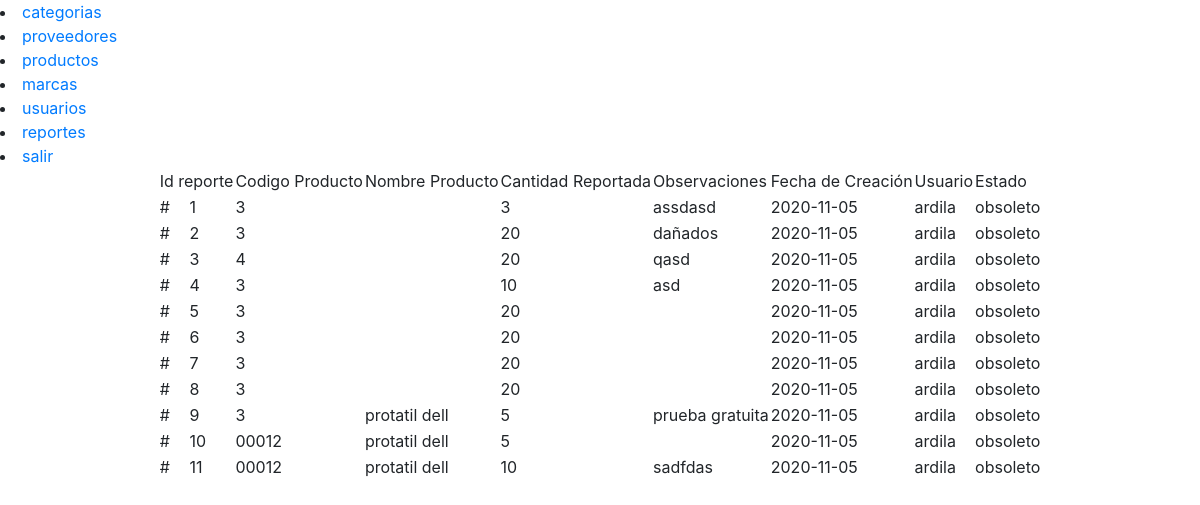
Screenshot of /codigo/pre_consultar_reportes.php (signed in) with the database file from the repository.
### tables this page shows
CREATE TABLE IF NOT EXISTS `ingresos_det` (
  `id_ing_det` int(5) NOT NULL AUTO_INCREMENT,
  `fecha_creacion` date NOT NULL,
  `usuario_creacion` varchar(11) NOT NULL,
  `cantidad` varchar(5) NOT NULL,
  `observacion` varchar(100) NOT NULL,
  `fk_id_estado` varchar(4) NOT NULL,
  `fk_id_producto` varchar(5) NOT NULL,
  `nombre_producto` varchar(25) NOT NULL,
  PRIMARY KEY (`id_ing_det`)
);

CREATE TABLE IF NOT EXISTS `estados` (
  `id_estado` int(5) NOT NULL AUTO_INCREMENT,
  `nombre_estado` varchar(20) NOT NULL,
  PRIMARY KEY (`id_estado`)
);

### codigo/pre_consultar_reportes.php (the view, shortened to what this page needs)
<!DOCTYPE html>
<html lang="en">
<head>
</head>
<body>
   <div id="banner">
    <?php
    include("banner_admin.php");
    ?>
   </div>
   <div id="body" align="center">
    <table>
    <tr>
        <td colspan="2">Id reporte</td>
        <td>Codigo Producto</td>
        <td>Nombre Producto</td>
        <td>Cantidad Reportada</td>
        <td>Observaciones</td>
        <td>Fecha de Creaci&oacute;n</td>
        <td>Usuario</td>
        <td>Estado</td>
    </tr>
    <?php
    include("conexion.php");
    $consulta="SELECT * FROM ingresos_det a INNER JOIN estados b ON a.fk_id_estado=b.id_estado";
    if(!$resultado=$db->query($consulta)){
    die('hay un error con la consulta o los datos no existen vuelve a comprobar !!![' . $db->error . ']');
    }
    while($fila=$resultado->fetch_assoc()){
        $bid_ing_det=stripslashes($fila['id_ing_det']);
        $bfk_id_producto=stripslashes($fila['fk_id_producto']);
        $bnombre_producto=stripslashes($fila['nombre_producto']);
        $bcantidad=stripslashes($fila['cantidad']);
        $bobservaciones=stripslashes($fila['observacion']);
        $bfecha_creacion=stripslashes($fila['fecha_creacion']);
        $busuario_creacion=stripslashes($fila['usuario_creacion']);
        $bnombre_estado=stripslashes($fila['nombre_estado']);
        echo "<tr>";
        echo "<td>#</td>";
        echo "<td class='id_prov'>$bid_ing_det</td>";
        echo "<td>$bfk_id_producto</td>";
        echo "<td>$bnombre_producto</td>";
        echo "<td>$bcantidad</td>";
        echo "<td>$bobservaciones</td>";
        echo "<td>$bfecha_creacion</td>";
        echo "<td>$busuario_creacion</td>";
        echo "<td>$bnombre_estado</td>";
        echo "</tr>";
    }
    ?>
 </table>
</div>
</body>
</html>

### rows the page displays
ingresos_det: id_ing_det "1", fk_id_producto "3", cantidad "3", observacion "assdasd", fecha_creacion "2020-11-05", usuario_creacion "ardila", estados.nombre_estado "obsoleto"
ingresos_det: id_ing_det "2", fk_id_producto "3", cantidad "20", observacion "dañados", fecha_creacion "2020-11-05", usuario_creacion "ardila", estados.nombre_estado "obsoleto"
ingresos_det: id_ing_det "3", fk_id_producto "4", cantidad "20", observacion "qasd", fecha_creacion "2020-11-05", usuario_creacion "ardila", estados.nombre_estado "obsoleto"
ingresos_det: id_ing_det "4", fk_id_producto "3", cantidad "10", observacion "asd", fecha_creacion "2020-11-05", usuario_creacion "ardila", estados.nombre_estado "obsoleto"
ingresos_det: id_ing_det "5", fk_id_producto "3", cantidad "20", fecha_creacion "2020-11-05", usuario_creacion "ardila", estados.nombre_estado "obsoleto"
ingresos_det: id_ing_det "6", fk_id_producto "3", cantidad "20", fecha_creacion "2020-11-05", usuario_creacion "ardila", estados.nombre_estado "obsoleto"
ingresos_det: id_ing_det "7", fk_id_producto "3", cantidad "20", fecha_creacion "2020-11-05", usuario_creacion "ardila", estados.nombre_estado "obsoleto"
ingresos_det: id_ing_det "8", fk_id_producto "3", cantidad "20", fecha_creacion "2020-11-05", usuario_creacion "ardila", estados.nombre_estado "obsoleto"
ingresos_det: id_ing_det "9", fk_id_producto "3", nombre_producto "protatil dell", cantidad "5", observacion "prueba gratuita", fecha_creacion "2020-11-05", usuario_creacion "ardila", estados.nombre_estado "obsoleto"
ingresos_det: id_ing_det "10", fk_id_producto "00012", nombre_producto "protatil dell", cantidad "5", fecha_creacion "2020-11-05", usuario_creacion "ardila", estados.nombre_estado "obsoleto"
ingresos_det: id_ing_det "11", fk_id_producto "00012", nombre_producto "protatil dell", cantidad "10", observacion "sadfdas", fecha_creacion "2020-11-05", usuario_creacion "ardila", estados.nombre_estado "obsoleto"
